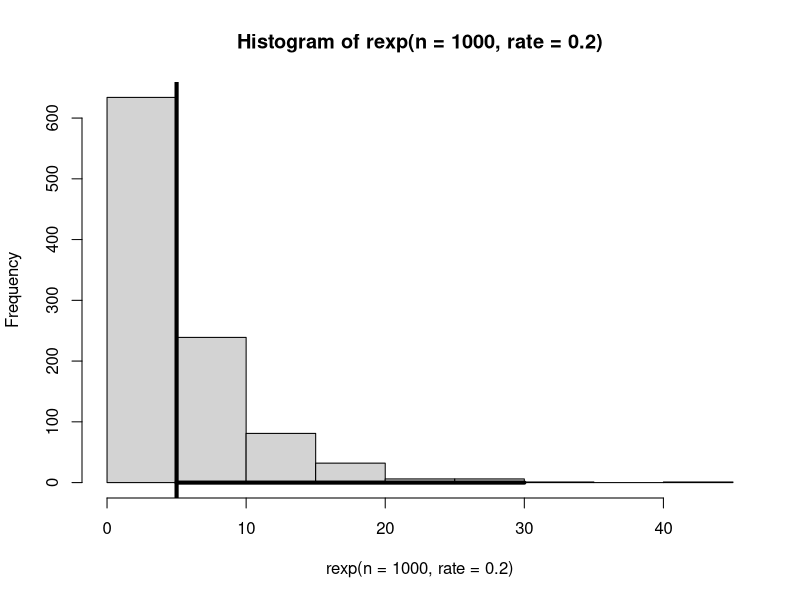
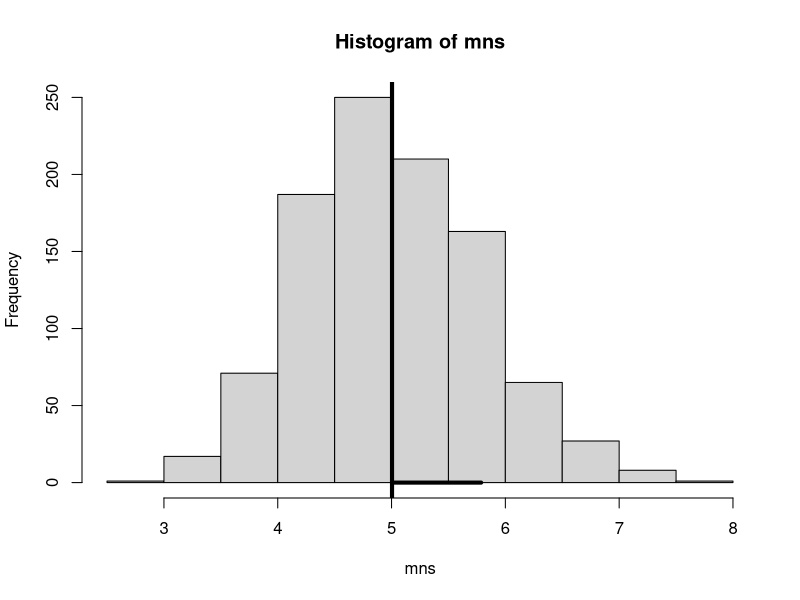
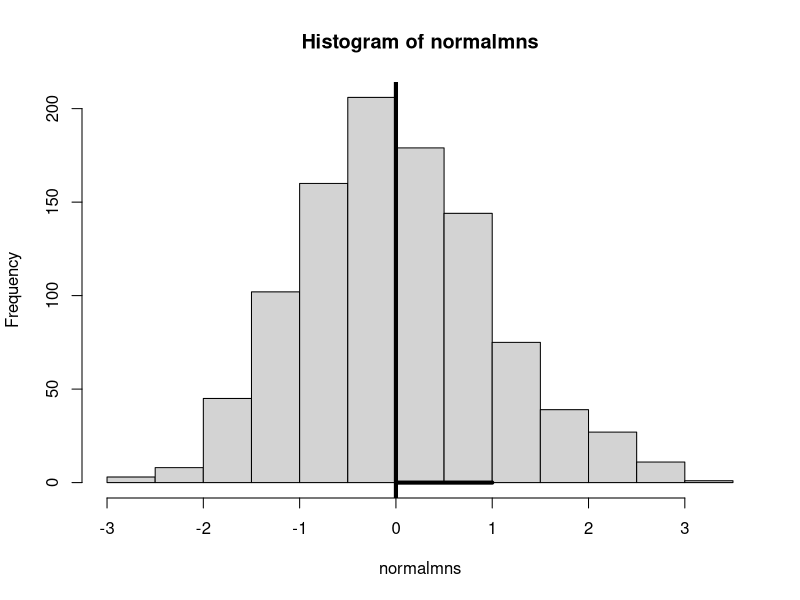

Generate these figures, in order, with R:
## ---- chunk 1
knitr::opts_chunk$set(echo = TRUE)
## ---- chunk 2
hist(rexp(n = 1000, rate = 0.2))
abline(v=(1/0.2), lwd = 4)
segments(1/0.2,0,(1/0.2)+(1/0.2)^2,0,lwd = 4)
## ---- chunk 3
mns = NULL
for (i in 1 : 1000) mns = c(mns, mean(rexp(40, 0.2)))
hist(mns)
abline(v=mean(mns), lwd=4)
segments(mean(mns),0,mean(mns)+sd(mns),0,lwd = 4)
## ---- chunk 4
mean(mns)
## ---- chunk 5
sd(mns)
## ---- chunk 6
var(mns)
## ---- chunk 7
mns = NULL
for (i in 1 : 1000) mns = c(mns, mean(rexp(40, 0.2)))
normalmns <-(mns-mean(mns))/sd(mns)
hist(normalmns)
abline(v=mean(normalmns), lwd=4)
segments(mean(normalmns),0,mean(normalmns)+sd(normalmns),0,lwd = 4)
## ---- chunk 8
mean(normalmns)
## ---- chunk 9
sd(normalmns)
